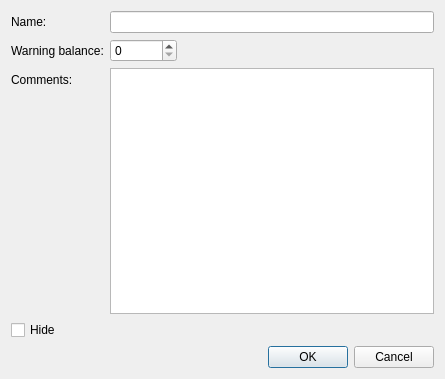
<?xml version="1.0" encoding="UTF-8"?>
<ui version="4.0">
 <class>AddOwnerDialog</class>
 <widget class="QDialog" name="AddOwnerDialog">
  <property name="geometry">
   <rect>
    <x>0</x>
    <y>0</y>
    <width>445</width>
    <height>379</height>
   </rect>
  </property>
  <property name="windowTitle">
   <string>addOwnerDialog</string>
  </property>
  <layout class="QVBoxLayout" name="verticalLayout">
   <item>
    <layout class="QFormLayout" name="formLayout">
     <property name="fieldGrowthPolicy">
      <enum>QFormLayout::ExpandingFieldsGrow</enum>
     </property>
     <item row="0" column="0">
      <widget class="QLabel" name="nameLabel">
       <property name="text">
        <string>Name:</string>
       </property>
      </widget>
     </item>
     <item row="0" column="1">
      <widget class="QLineEdit" name="nameLineEdit"/>
     </item>
     <item row="1" column="0">
      <widget class="QLabel" name="warningBalanceLabel">
       <property name="text">
        <string>Warning balance:</string>
       </property>
      </widget>
     </item>
     <item row="1" column="1">
      <widget class="QDoubleSpinBox" name="warningBalanceDoubleSpinBox">
       <property name="decimals">
        <number>0</number>
       </property>
       <property name="maximum">
        <double>999999.000000000000000</double>
       </property>
      </widget>
     </item>
     <item row="2" column="0">
      <widget class="QLabel" name="commentsLabel">
       <property name="text">
        <string>Comments:</string>
       </property>
      </widget>
     </item>
     <item row="2" column="1">
      <widget class="QTextEdit" name="commentsTextEdit"/>
     </item>
     <item row="3" column="0">
      <widget class="QCheckBox" name="hideCheckBox">
       <property name="text">
        <string>Hide</string>
       </property>
      </widget>
     </item>
    </layout>
   </item>
   <item>
    <widget class="QDialogButtonBox" name="buttonBox">
     <property name="standardButtons">
      <set>QDialogButtonBox::Cancel|QDialogButtonBox::Ok</set>
     </property>
    </widget>
   </item>
  </layout>
 </widget>
 <resources/>
 <connections>
  <connection>
   <sender>buttonBox</sender>
   <signal>accepted()</signal>
   <receiver>AddOwnerDialog</receiver>
   <slot>accept()</slot>
   <hints>
    <hint type="sourcelabel">
     <x>222</x>
     <y>358</y>
    </hint>
    <hint type="destinationlabel">
     <x>222</x>
     <y>189</y>
    </hint>
   </hints>
  </connection>
  <connection>
   <sender>buttonBox</sender>
   <signal>rejected()</signal>
   <receiver>AddOwnerDialog</receiver>
   <slot>reject()</slot>
   <hints>
    <hint type="sourcelabel">
     <x>222</x>
     <y>358</y>
    </hint>
    <hint type="destinationlabel">
     <x>222</x>
     <y>189</y>
    </hint>
   </hints>
  </connection>
 </connections>
</ui>
